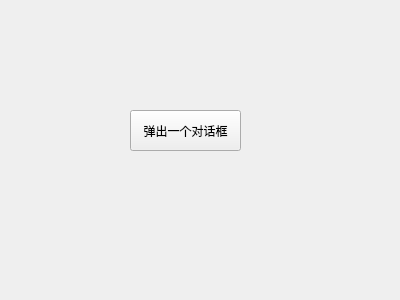
<?xml version="1.0" encoding="UTF-8"?>
<ui version="4.0">
 <class>Widget</class>
 <widget class="QWidget" name="Widget">
  <property name="geometry">
   <rect>
    <x>0</x>
    <y>0</y>
    <width>400</width>
    <height>300</height>
   </rect>
  </property>
  <property name="windowTitle">
   <string>Widget</string>
  </property>
  <widget class="QPushButton" name="pushButton">
   <property name="geometry">
    <rect>
     <x>130</x>
     <y>110</y>
     <width>111</width>
     <height>41</height>
    </rect>
   </property>
   <property name="text">
    <string>弹出一个对话框</string>
   </property>
  </widget>
 </widget>
 <layoutdefault spacing="6" margin="11"/>
 <resources/>
 <connections/>
</ui>
